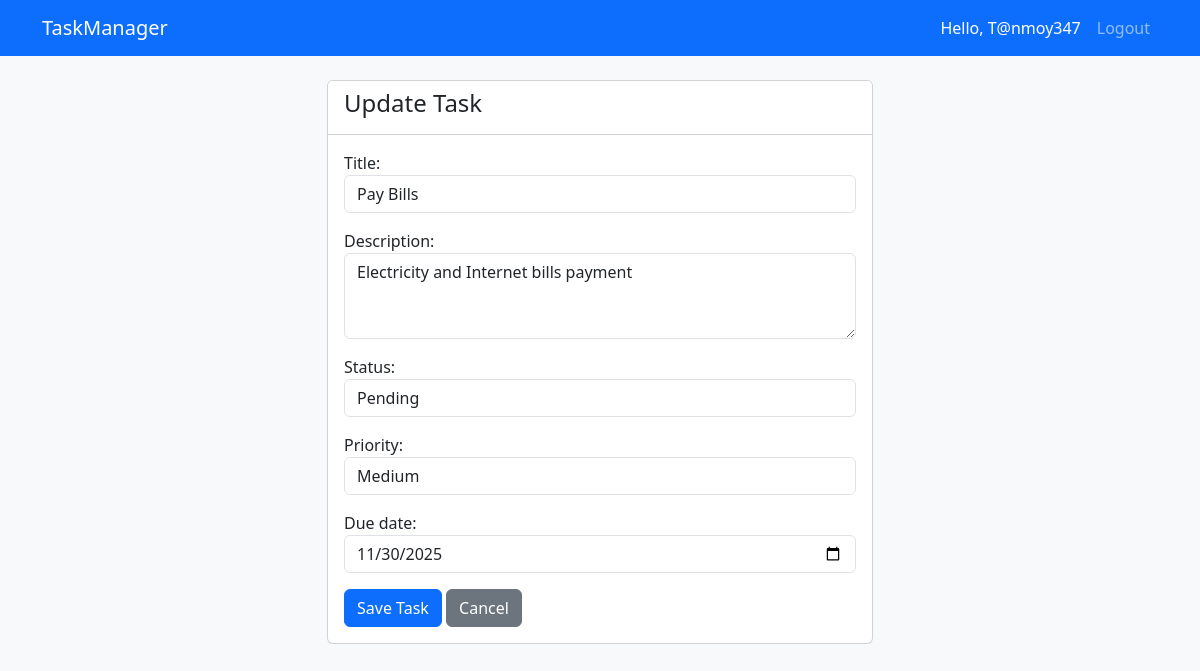
Page /update/10/ (signed in) on the committed database.
### tasks/models.py (models this page shows, shortened)
class Task(models.Model):
    STATUS_CHOICES = [
        ('Pending', 'Pending'),
        ('In Progress', 'In Progress'),
        ('Completed', 'Completed'),
    ]
    PRIORITY_CHOICES = [
        ('Low', 'Low'),
        ('Medium', 'Medium'),
        ('High', 'High'),
    ]
    title = models.CharField(max_length=200)
    description = models.TextField(blank=True, null=True)
    status = models.CharField(max_length=20, choices=STATUS_CHOICES, default='Pending')
    priority = models.CharField(max_length=10, choices=PRIORITY_CHOICES, default='Medium')
    due_date = models.DateField()
    created_at = models.DateTimeField(auto_now_add=True)
    updated_at = models.DateTimeField(auto_now=True)
    owner = models.ForeignKey(User, on_delete=models.CASCADE)

### tasks/views.py (the view)
# urls.py: path('update/<int:pk>/', views.update_task, name='update_task'),
@login_required
def update_task(request, pk):
    task = get_object_or_404(Task, pk=pk, owner=request.user)
    if request.method == 'POST':
        form = TaskForm(request.POST, instance=task)
        if form.is_valid():
            form.save()
            return redirect('task_list')
    else:
        form = TaskForm(instance=task)
    return render(request, 'tasks/task_form.html', {'form': form, 'title': 'Update Task'})

### tasks/forms.py
class TaskForm(forms.ModelForm):
    class Meta:
        model = Task
        fields = ['title', 'description', 'status', 'priority', 'due_date']
        widgets = {
            'due_date': forms.DateInput(attrs={'type': 'date', 'class': 'form-control'}),
            'title': forms.TextInput(attrs={'class': 'form-control'}),
            'description': forms.Textarea(attrs={'class': 'form-control', 'rows': 3}),
            'status': forms.Select(attrs={'class': 'form-control'}),
            'priority': forms.Select(attrs={'class': 'form-control'}),
        }

### tasks/templates/tasks/task_form.html (shortened to what this page needs)
{% extends 'tasks/base.html' %}
{% block content %}
<div class="row justify-content-center">
    <div class="col-md-6">
        <div class="card">
            <div class="card-header bg-white">
                <h4>{{ title }}</h4>
            </div>
            <div class="card-body">
                <form method="post">
                    {{ form.as_p }}
                    <button type="submit" class="btn btn-primary">Save Task</button>
                    <a href="{% url 'task_list' %}" class="btn btn-secondary">Cancel</a>
                </form>
            </div>
        </div>
    </div>
</div>
{% endblock %}

### tasks/templates/tasks/base.html (shortened to what this page needs)
<!DOCTYPE html>
<html lang="en">
<head>
    <link href="https://cdn.jsdelivr.net/npm/bootstrap@5.3.0/dist/css/bootstrap.min.css" rel="stylesheet">
</head>
<body class="bg-light">
    <nav class="navbar navbar-expand-lg navbar-dark bg-primary mb-4">
        <div class="container">
            <a class="navbar-brand" href="{% url 'task_list' %}">TaskManager</a>
            <div class="navbar-nav ms-auto">
                {% if user.is_authenticated %}
                    <span class="nav-item nav-link text-white">Hello, {{ user.username }}</span>
                    <form action="{% url 'logout' %}" method="post" class="d-inline">
                        <button type="submit" class="btn btn-link nav-link" style="text-decoration: none;">Logout</button>
                    </form>
                {% else %}
                    <a class="nav-item nav-link" href="{% url 'login' %}">Login</a>
                    <a class="nav-item nav-link" href="{% url 'register' %}">Register</a>
                {% endif %}
            </div>
        </div>
    </nav>
    <div class="container">
        {% block content %}{% endblock %}
    </div>
</body>
</html>

### rows in the picture
Task: title "Pay Bills", description "Electricity and Internet bills payment", status "Pending", priority "Medium", due_date "11/30/2025"

### other values in the picture
{{ user.username }} "T@nmoy347"
{{ title }} "Update Task"
